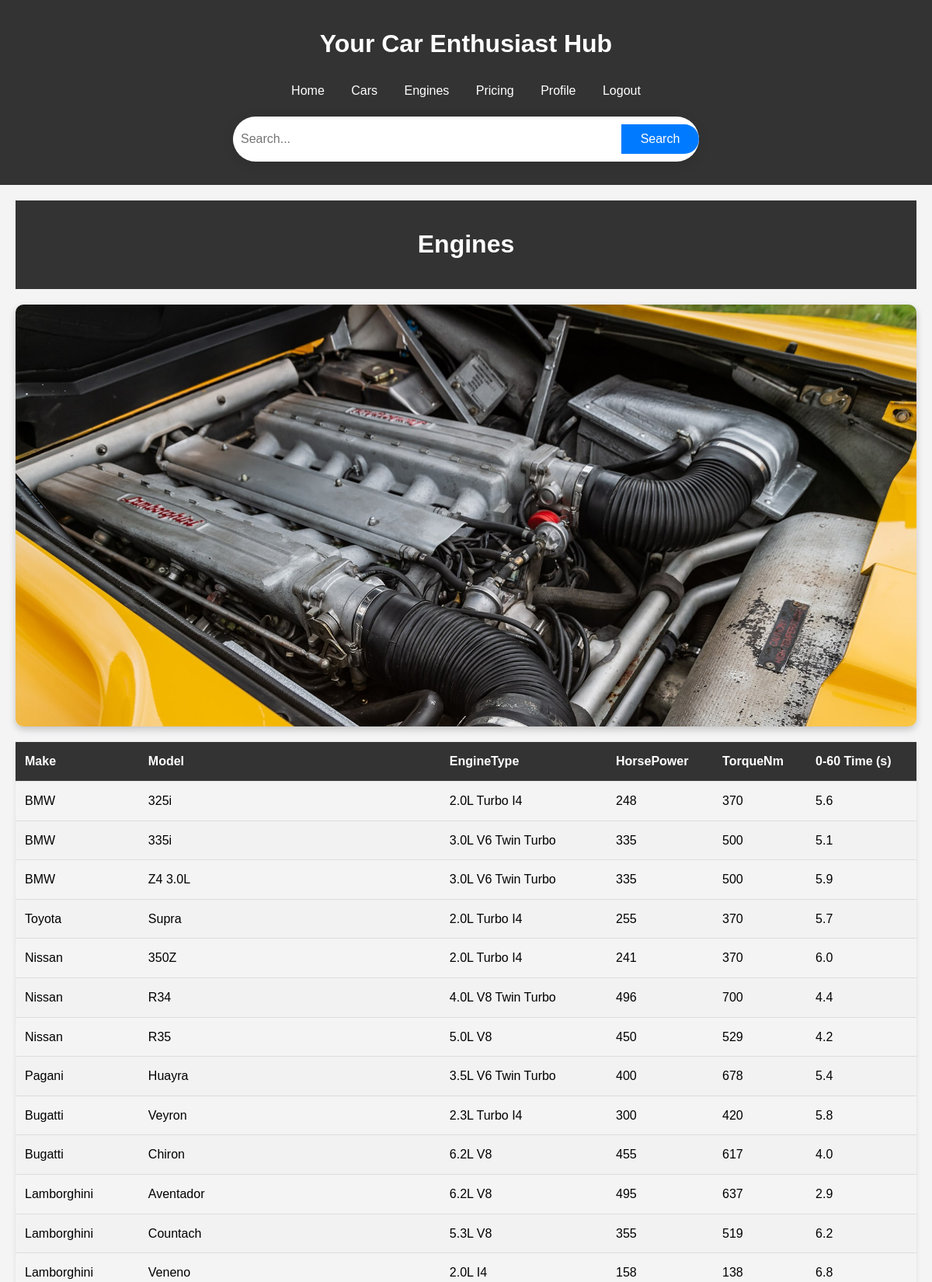
Page /engines (signed in, upper part) on the committed database.
### tables this page shows
CREATE TABLE EngineSpecs (EngineID INTEGER PRIMARY KEY AUTOINCREMENT, CarID INTEGER REFERENCES Cars (CarID) ON DELETE CASCADE, Make TEXT NOT NULL, Model TEXT NOT NULL, EngineType TEXT NOT NULL, HorsePower INTEGER NOT NULL, TorqueNm INTEGER NOT NULL, ZeroToSixty REAL NOT NULL);

### app.py (the view)
@app.route('/engines')
@login_required
def engine_specs():
    Engine = os.path.join(app.config['UPLOAD_FOLDER'], 'Engine.jpg')
    engines = get_engines()
    return render_template('engines.html', engines=engines, user_image=Engine, title="Engines")

### app.py (called while the page is built)
@login_manager.user_loader
def load_user(user_id):
    user = query_db('SELECT * FROM User WHERE UserID = ?', [user_id], one=True)
    if user:
        return User(id=user[0], username=user[1])
    return None

def get_db():
    db = getattr(g, '_database', None)
    if db is None:
        db = g._database = sqlite3.connect(DATABASE)
    return db

def query_db(query, args=(), one=False):
    conn = get_db()
    cur = conn.execute(query, args)
    rv = cur.fetchall()
    cur.close()
    return (rv[0] if rv else None) if one else rv

def create_user_table():
    conn = get_db()
    conn.execute('''CREATE TABLE IF NOT EXISTS User (
        UserID INTEGER PRIMARY KEY AUTOINCREMENT,
        username TEXT UNIQUE NOT NULL,
        password TEXT NOT NULL
    );''')
    conn.commit()

def get_engines(model=None):
    conn = sqlite3.connect(DATABASE)
    cur = conn.cursor()
    if model:
        cur.execute("SELECT EngineType, HorsePower, TorqueNm, ZeroToSixty FROM EngineSpecs WHERE CarID = (SELECT CarID FROM Cars WHERE Model = ?)", (model,))
    else:
        cur.execute("SELECT * FROM EngineSpecs")
    engines = cur.fetchall()
    cur.close()
    return engines

@app.before_request
def before_request():
    create_user_table()

@app.teardown_appcontext
def close_connection(exception):
    db = getattr(g, '_database', None)
    if db is not None:
        db.close()

### templates/engines.html
{% extends "layout.html" %}
{% block content %}
<header>
    <h1>Engines</h1>
</header>
<img src="{{ user_image }}" alt="Car Image" style="max-width: 100%; height: auto;">
<table>
    <thead>
        <tr>
            <th>Make</th>
            <th>Model</th>
            <th>EngineType</th>
            <th>HorsePower</th>
            <th>TorqueNm</th>
            <th>0-60 Time (s)</th>
        </tr>
    </thead>
    <tbody>
        {% if engines %}
            {% for engine in engines %}
            <tr>
                <td>{{ engine[2] }}</td>
                <td>{{ engine[3] }}</td>
                <td>{{ engine[4] }}</td>
                <td>{{ engine[5] }}</td>
                <td>{{ engine[6] }}</td>
                <td>{{ engine[7] }}</td>
            </tr>
            {% endfor %}
        {% else %}
            <tr>
                <td colspan="6">No engine data available.</td>
            </tr>
        {% endif %}
    </tbody>
</table>
{% endblock %}

### templates/layout.html (shortened to what this page needs)
<!doctype html>
<html>
<head>
    <link rel="stylesheet" href="/static/stylesheet.css" />
</head>
<body>
    <div id="wrapper">
        <header>
            <h1>Your Car Enthusiast Hub</h1>
            {% include 'nav.html' %}
            <form action="{{ url_for('search') }}" method="GET" class="search-form">
                <input type="text" name="query" placeholder="Search..." required>
                <button type="submit">Search</button>
            </form>
        </header>
        <main>{% block content %}{% endblock %}</main>
    </div>
</body>
</html>

### templates/nav.html
<nav>
    <ul>
        <li><a href="/homepage">Home</a></li>
        <li><a href="/cars">Cars</a></li>
        <li><a href="/engines">Engines</a></li>
        <li><a href="/pricing">Pricing</a></li>
        <li><a href="/profile">Profile</a></li>
        <li><a href="/logout">Logout</a></li>
    </ul>
</nav>

### static/stylesheet.css (style rules this page uses)
body { font-family: Arial, sans-serif; line-height: 1.6; margin: 0; padding: 0; background-color: #f4f4f4; }
header { background: #333; color: #fff; padding: 10px 0; text-align: center; }
nav ul { list-style-type: none; padding: 0; margin: 0; }
nav ul li { display: inline; margin: 0 15px; }
nav ul li a { color: #fff; text-decoration: none; }
main { padding: 20px; max-width: 100%; margin: 0 auto; }
img { display: block; margin: 20px auto; max-width: 100%; height: auto; border-radius: 10px; box-shadow: 0 4px 10px rgba(0, 0, 0, 0.2); }
table { width: 100%; border-collapse: collapse; margin: 20px 0; box-shadow: 0 2px 5px rgba(0, 0, 0, 0.1); }
table th, table td { padding: 12px; text-align: left; border-bottom: 1px solid #ddd; }
table th { background-color: #333; color: #fff; }
table tr:nth-child(even) { background-color: #f2f2f2; }
.search-form { display: flex; align-items: center; background-color: #fff; border-radius: 30px; box-shadow: 0 4px 15px rgba(0, 0, 0, 0.1); overflow: hidden; max-width: 600px; margin: 20px auto; }
.search-form input[type="text"] { padding: 10px; border: none; outline: none; flex: 1; font-size: 16px; border-radius: 30px 0 0 30px; }
.search-form button { padding: 10px 15px; border: none; background-color: #007BFF; color: #fff; font-size: 16px; cursor: pointer; transition: background-color 0.3s ease; border-radius: 0 30px 30px 0; width: 100px; }
input[type="text"], input[type="password"] { width: 100%; padding: 10px; margin: 10px 0; border: 1px solid #ccc; border-radius: 5px; transition: border-color 0.3s; }
button { background-color: #4CAF50; color: white; padding: 10px; border: none; border-radius: 5px; cursor: pointer; width: 100%; font-size: 16px; transition: background-color 0.3s, transform 0.2s; }

### rows in the picture
EngineSpecs: Make "BMW", Model "325i", EngineType "2.0L Turbo I4", HorsePower "248", TorqueNm "370", ZeroToSixty "5.6"
EngineSpecs: Make "BMW", Model "335i", EngineType "3.0L V6 Twin Turbo", HorsePower "335", TorqueNm "500", ZeroToSixty "5.1"
EngineSpecs: Make "BMW", Model "Z4 3.0L", EngineType "3.0L V6 Twin Turbo", HorsePower "335", TorqueNm "500", ZeroToSixty "5.9"
EngineSpecs: Make "Toyota", Model "Supra", EngineType "2.0L Turbo I4", HorsePower "255", TorqueNm "370", ZeroToSixty "5.7"
EngineSpecs: Make "Nissan", Model "350Z", EngineType "2.0L Turbo I4", HorsePower "241", TorqueNm "370", ZeroToSixty "6.0"
EngineSpecs: Make "Nissan", Model "R34", EngineType "4.0L V8 Twin Turbo", HorsePower "496", TorqueNm "700", ZeroToSixty "4.4"
EngineSpecs: Make "Nissan", Model "R35", EngineType "5.0L V8", HorsePower "450", TorqueNm "529", ZeroToSixty "4.2"
EngineSpecs: Make "Pagani", Model "Huayra", EngineType "3.5L V6 Twin Turbo", HorsePower "400", TorqueNm "678", ZeroToSixty "5.4"
EngineSpecs: Make "Bugatti", Model "Veyron", EngineType "2.3L Turbo I4", HorsePower "300", TorqueNm "420", ZeroToSixty "5.8"
EngineSpecs: Make "Bugatti", Model "Chiron", EngineType "6.2L V8", HorsePower "455", TorqueNm "617", ZeroToSixty "4.0"
EngineSpecs: Make "Lamborghini", Model "Aventador", EngineType "6.2L V8", HorsePower "495", TorqueNm "637", ZeroToSixty "2.9"
EngineSpecs: Make "Lamborghini", Model "Countach", EngineType "5.3L V8", HorsePower "355", TorqueNm "519", ZeroToSixty "6.2"
EngineSpecs: Make "Lamborghini", Model "Veneno", EngineType "2.0L I4", HorsePower "158", TorqueNm "138", ZeroToSixty "6.8"
